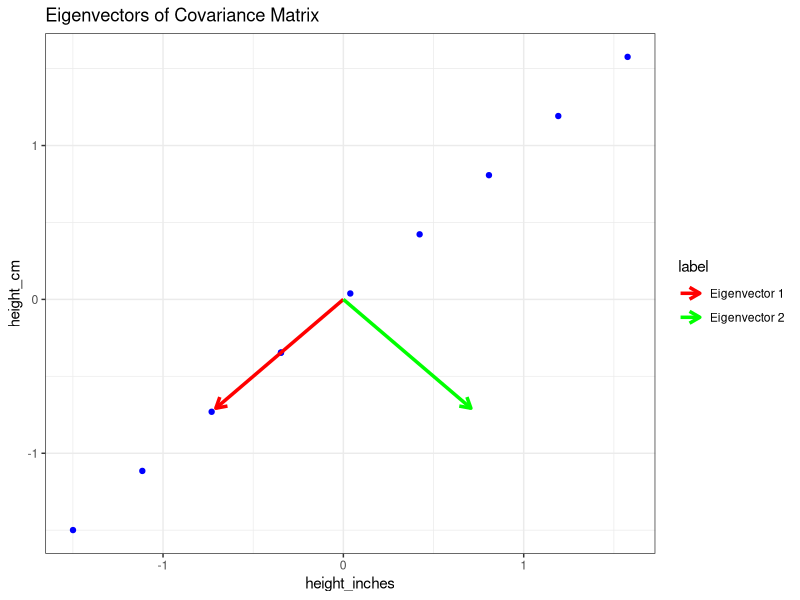

Reproduce this figure in R.
library(ggplot2)

# Data
weight_lbs <- c(150, 160, 155, 165, 170, 160, 158, 175, 180, 170)
height_inches <- c(68, 72, 66, 69, 71, 65, 67, 70, 73, 68)
height_cm <- c(172.72, 182.88, 167.64, 175.26, 180.34, 165.1, 170.18, 177.8, 185.42, 172.72)

# Create a data frame
df <- data.frame(
  weight_lbs = weight_lbs,
  height_inches = height_inches,
  height_cm = height_cm
)

# Standardize the data
X <- df[, c("height_inches", "height_cm")]
X_standard <- scale(X)

# Compute Covariance Matrix
cov_matrix <- cov(X_standard)

# Eigendecomposition
eig <- eigen(cov_matrix)
eigenvalues <- eig$values
eigenvectors <- eig$vectors

# Prepare data for plotting
X_standard_df <- as.data.frame(X_standard)
colnames(X_standard_df) <- c("height_inches", "height_cm")

eigvec_df <- data.frame(
  xend = eigenvectors[1, ],
  yend = eigenvectors[2, ],
  label = c("Eigenvector 1", "Eigenvector 2"),
  color = c("red", "green")
)

# Plot standardized data and eigenvectors
plot <- ggplot(X_standard_df, aes(x = height_inches, y = height_cm)) +
  geom_point(color = "blue") +
  geom_segment(
    data = eigvec_df,
    aes(x = 0, y = 0, xend = xend, yend = yend, color = label),
    arrow = arrow(length = unit(0.3, "cm")), linewidth = 1.2
  ) +
  scale_color_manual(values = c("red", "green")) +
  ggtitle("Eigenvectors of Covariance Matrix") +
  xlab("height_inches") +
  ylab("height_cm") +
  theme_bw() +
  theme(panel.grid = element_line())
